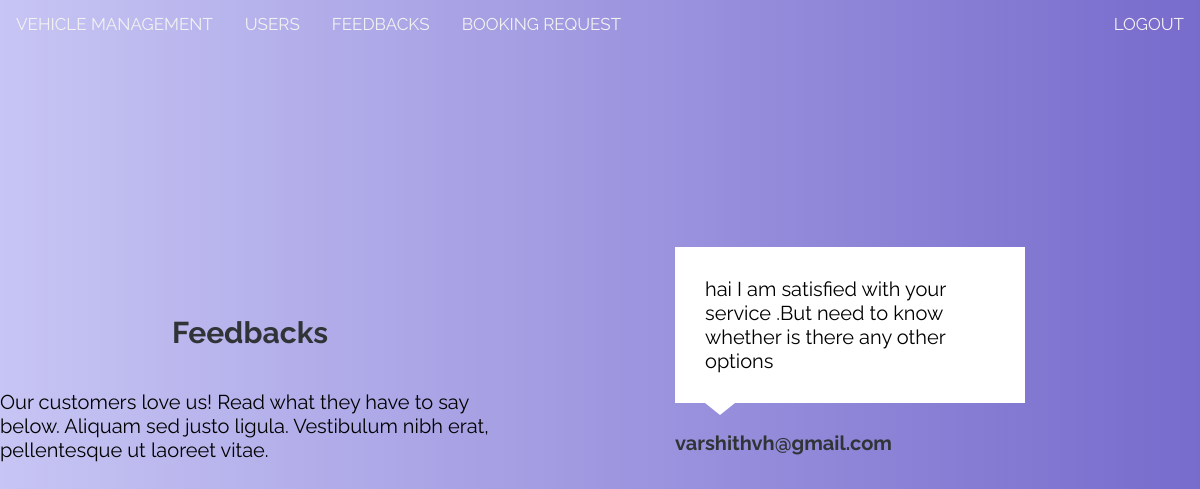
Screenshot of /admindash.php with the database file from the repository.
### tables this page shows
CREATE TABLE `feedback` (
  `FED_ID` int(11) NOT NULL,
  `EMAIL` varchar(255) NOT NULL,
  `COMMENT` text NOT NULL
);

### admindash.php (the view, shortened to what this page needs)
<!DOCTYPE html>
<html lang="en">
<head>
    <link rel="stylesheet" href="css/style1.css" type="text/css">
</head>
<body>
<?php
require_once('connection.php');
$query="select *from feedback";
$queryy=mysqli_query($con,$query);
?>
<div class="topnav">
    <a href="adminvehicle.php">VEHICLE MANAGEMENT</a>
    <a href="adminusers.php">USERS</a>
    <a href="admindash.php">FEEDBACKS</a>
    <a href="adminbook.php">BOOKING REQUEST</a>
    <a href="index.php" class="admin-link">LOGOUT</a>
</div>
        <body>
            <div class="testimonials-fluid">
                <div class="container">
                    <div class="intro">
                        <h2 class="text-center">Feedbacks</h2>
                        <p class="text-center">Our customers love us! Read what they have to say below. Aliquam sed justo ligula. Vestibulum nibh erat, pellentesque ut laoreet vitae.</p>
                    </div>
                    <div class="row people">
                        <?php
                        while ($res = mysqli_fetch_array($queryy)) {
                        ?>
                            <div class="col-md-6 col-lg-4 item">
                                <div class="box">
                                    <p class="description"><?php echo $res['COMMENT']; ?></p>
                                </div>
                                <div class="author">
                                    <h5 class="name"><?php echo $res['EMAIL']; ?></h5>
                                </div>
                            </div>
                        <?php } ?>
                    </div>
                </div>
            </div>
        </body>
</html>
</body>
</html>

### css/style1.css (style rules this page uses)
* { box-sizing: border-box; margin: 0; padding: 0; font-family: Raleway, sans-serif; }
body { background: linear-gradient(90deg, #C7C5F4, #776BCC); }
.container { display: flex; align-items: center; justify-content: center; min-height: 100vh; }
.topnav { overflow: hidden; }
.topnav a { float: left; color: #f2f2f2; text-align: center; padding: 14px 16px; text-decoration: none; font-size: 17px; border-radius: 10px; }
.topnav a.admin-link { float: right; }

### admindash.php (style rules this page uses)
.container { display: flex; align-items: center; justify-content: center; min-height: 80vh; }
.testimonials-fluid { color:#313437; }
.testimonials-fluid p { color:#000000; }
.testimonials-fluid h2 { font-weight:bold; margin-bottom:40px; padding-top:40px; color:inherit; }
h2.text-center { text-align: center; font-weight: bold; margin-bottom: 40px; padding-top: 40px; color: inherit; }
.testimonials-fluid .intro { font-size:20px; max-width:500px; margin:0 auto; }
.testimonials-fluid .intro p { margin-bottom:0; }
.testimonials-fluid .people { padding:20px 0 10px; }
.testimonials-fluid .item { margin-bottom:32px; }
@media (min-width:768px) { .testimonials-fluid .item { height:220px; } }
.testimonials-fluid .item .box { width: 50%; margin-left: auto; margin-right: auto; padding:30px; background-color:#fff; position:relative; }
.testimonials-fluid .item .box:after { content:''; position:absolute; left:30px; bottom:-24px; width:0; height:0; border:15px solid transparent; border-width:12px 15px; border-top-color:#fff; }
.testimonials-fluid .item .author { width: 50%; margin-left: auto; margin-right: auto; margin-top:28px; }
.testimonials-fluid .item .name { font-size:20px; font-weight:bold; margin-bottom:2px; color:inherit; }
.testimonials-fluid .item .description { font-size:20px; margin-bottom:0; }

### rows the page displays
feedback: COMMENT "hai I am satisfied with your service .But need to know whether is there any other options", EMAIL "varshithvh@gmail.com"
